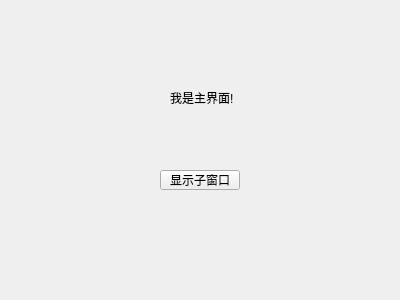
<?xml version="1.0" encoding="UTF-8"?>
<ui version="4.0">
 <class>MyWidget</class>
 <widget class="QWidget" name="MyWidget">
  <property name="geometry">
   <rect>
    <x>0</x>
    <y>0</y>
    <width>400</width>
    <height>300</height>
   </rect>
  </property>
  <property name="windowTitle">
   <string>MyWidget</string>
  </property>
  <widget class="QLabel" name="label">
   <property name="geometry">
    <rect>
     <x>170</x>
     <y>90</y>
     <width>71</width>
     <height>16</height>
    </rect>
   </property>
   <property name="text">
    <string>我是主界面!</string>
   </property>
  </widget>
  <widget class="QPushButton" name="showChildButton">
   <property name="geometry">
    <rect>
     <x>160</x>
     <y>170</y>
     <width>80</width>
     <height>20</height>
    </rect>
   </property>
   <property name="text">
    <string>显示子窗口</string>
   </property>
  </widget>
 </widget>
 <layoutdefault spacing="6" margin="11"/>
 <resources/>
 <connections/>
</ui>
